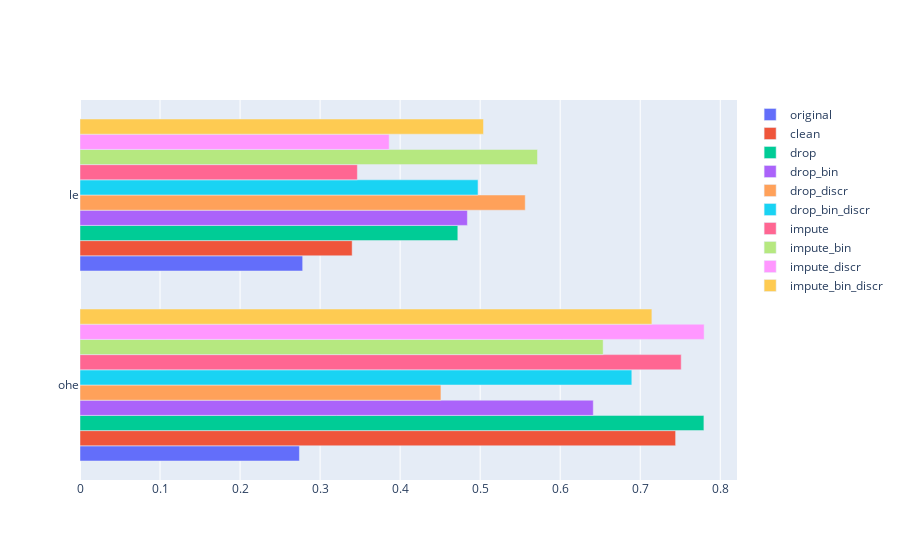

This figure's notebook cell:
### Markdown cell above
## Support vector machines

Support vector machines generate hyperplanes that separate data depending on the target class. Of course, data is not always perfectly separable, hence the definition of separation is softened.

The general equation of an hyperplane is:

$$\beta_{0} + \beta_{1}X_{1} + \beta_{2}X_{2} + ... + \beta_{p}X_{p} = 0$$

The parameters are computed finding the hyperplane that generates the largest margin between the two classes. Since the data is not always separable, a parameter $C$ is introduced to allow some points to fall inside the margin. If we need a non-linear hyperplane, it is possible to expand the feature space using polynomial functions or kernels.

### Code cell
# Support vector machines
svm = {}
svm_results = {}

param_grid = [
  {'C': [0.1, 1, 10], 'kernel': ['linear', 'rbf']},
]

# Loop
for key in datasets_keys:
    svm[key] = {}
    svm_results[key] = {}
    
    # Grid search
    svm[key]["model_ohe"] = GridSearchCV(SVC(cache_size=3000, max_iter=200), param_grid, scoring='accuracy', n_jobs=8).fit(
        datasets[key]["X_train_ohe"], datasets[key]["Y_train"]
    ).best_estimator_
    svm[key]["model_le"] = GridSearchCV(SVC(cache_size=3000, max_iter=200), param_grid, scoring='accuracy', n_jobs=8).fit(
        datasets[key]["X_train_le"], datasets[key]["Y_train"]
    ).best_estimator_
    
    # Test
    svm_results[key]["ohe"] = svm[key]['model_ohe'].score(datasets[key]['X_test_ohe'], datasets[key]['Y_test'])
    svm_results[key]["le"] = svm[key]['model_le'].score(datasets[key]['X_test_le'], datasets[key]['Y_test'])
    print(key)

# Plot
fig = go.Figure()
svm_results = pd.DataFrame(svm_results)
for col in svm_results:
    fig.add_traces(go.Bar(y=svm_results.index, x=svm_results[col], orientation="h", name=col))

fig.show()

### Figure 1 — Plotly figure (JSON) as saved in the notebook; plotly's stock layout.template omitted (floating-point values rounded to 4 significant figures)
{"data": [{"name": "original", "orientation": "h", "type": "bar", "x": [0.2742, 0.2782], "y": ["ohe", "le"]}, {"name": "clean", "orientation": "h", "type": "bar", "x": [0.7442, 0.3401], "y": ["ohe", "le"]}, {"name": "drop", "orientation": "h", "type": "bar", "x": [0.7795, 0.4721], "y": ["ohe", "le"]}, {"name": "drop_bin", "orientation": "h", "type": "bar", "x": [0.6413, 0.484], "y": ["ohe", "le"]}, {"name": "drop_discr", "orientation": "h", "type": "bar", "x": [0.451, 0.5563], "y": ["ohe", "le"]}, {"name": "drop_bin_discr", "orientation": "h", "type": "bar", "x": [0.6895, 0.4973], "y": ["ohe", "le"]}, {"name": "impute", "orientation": "h", "type": "bar", "x": [0.7512, 0.3466], "y": ["ohe", "le"]}, {"name": "impute_bin", "orientation": "h", "type": "bar", "x": [0.6537, 0.5716], "y": ["ohe", "le"]}, {"name": "impute_discr", "orientation": "h", "type": "bar", "x": [0.7799, 0.3863], "y": ["ohe", "le"]}, {"name": "impute_bin_discr", "orientation": "h", "type": "bar", "x": [0.7145, 0.5041], "y": ["ohe", "le"]}], "layout": {"autosize": true, "xaxis": {"autorange": true, "range": [0, 0.8209], "type": "linear"}, "yaxis": {"autorange": true, "range": [-0.5, 1.5], "type": "category"}}}
